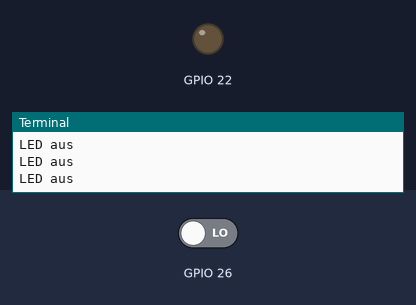
The program below on a simulated Raspberry Pi (BCM pin numbers). Shown: output pins drawn as LEDs (lit = HIGH), the last lines printed to the terminal. The test bench sets the inputs (shaded band); at power-on: GPIO 26 LOW.

Above: at 1.2 s.
1.3 s: GPIO 26 driven HIGH
At 2.0 s:
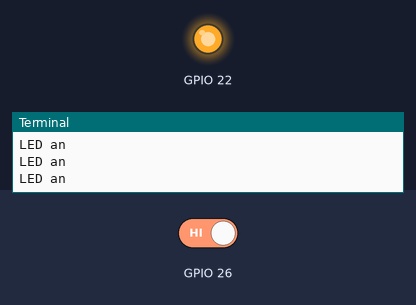
2.8 s: GPIO 26 driven LOW
At 3.2 s:
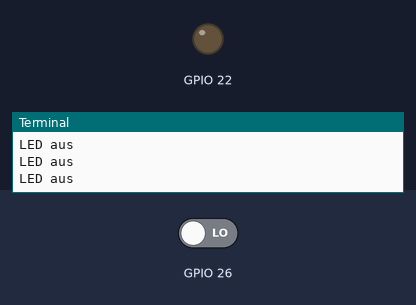
Timing chart, 0 to 5.8 s (numbered marks = the images above; inputs shaded):
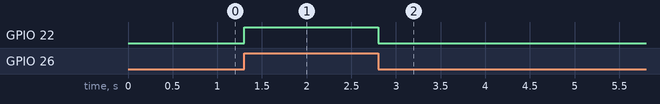

The program:

taster.py
```python
import RPi.GPIO as GPIO
from time import sleep
GPIO.setmode(GPIO.BCM)
GPIO.setup(22, GPIO.OUT)
GPIO.setup(26, GPIO.IN)

try:
    while True:
        if GPIO.input(26):
            print("LED an")
            GPIO.output(22, True)
        else:
            print("LED aus")
            GPIO.output(22, False)

        sleep(0.1)
finally:
    GPIO.cleanup()
```

Measured:
- after the input at 1.3 s, GPIO 22: LOW → HIGH at once
- after the input at 2.8 s, GPIO 22: HIGH → LOW at once
